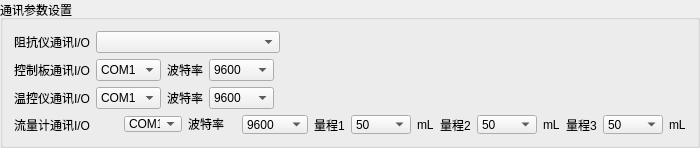
          <widget class="QGroupBox" name="groupBox">
           <property name="title">
            <string>通讯参数设置</string>
           </property>
           <layout class="QVBoxLayout" name="verticalLayout_6">
            <item>
             <layout class="QVBoxLayout" name="verticalLayout_5">
              <item>
               <layout class="QHBoxLayout" name="horizontalLayout_17">
                <item>
                 <widget class="QLabel" name="label_9">
                  <property name="text">
                   <string>阻抗仪通讯I/O</string>
                  </property>
                 </widget>
                </item>
                <item>
                 <widget class="QComboBox" name="com_2400">
                  <property name="minimumSize">
                   <size>
                    <width>184</width>
                    <height>22</height>
                   </size>
                  </property>
                  <property name="maximumSize">
                   <size>
                    <width>184</width>
                    <height>22</height>
                   </size>
                  </property>
                 </widget>
                </item>
                <item>
                 <spacer name="horizontalSpacer_3">
                  <property name="orientation">
                   <enum>Qt::Horizontal</enum>
                  </property>
                  <property name="sizeHint" stdset="0">
                   <size>
                    <width>40</width>
                    <height>20</height>
                   </size>
                  </property>
                 </spacer>
                </item>
               </layout>
              </item>
              <item>
               <layout class="QHBoxLayout" name="horizontalLayout_39">
                <item>
                 <layout class="QHBoxLayout" name="horizontalLayout_15">
                  <item>
                   <widget class="QLabel" name="label_30">
                    <property name="text">
                     <string>控制板通讯I/O</string>
                    </property>
                   </widget>
                  </item>
                  <item>
                   <widget class="QComboBox" name="com_pcb">
                    <item>
                     <property name="text">
                      <string>COM1</string>
                     </property>
                    </item>
                    <item>
                     <property name="text">
                      <string>COM2</string>
                     </property>
                    </item>
                    <item>
                     <property name="text">
                      <string>COM3</string>
                     </property>
                    </item>
                    <item>
                     <property name="text">
                      <string>COM4</string>
                     </property>
                    </item>
                   </widget>
                  </item>
                 </layout>
                </item>
                <item>
                 <layout class="QHBoxLayout" name="horizontalLayout_40">
                  <item>
                   <widget class="QLabel" name="label_31">
                    <property name="maximumSize">
                     <size>
                      <width>50</width>
                      <height>16777215</height>
                     </size>
                    </property>
                    <property name="text">
                     <string>波特率</string>
                    </property>
                   </widget>
                  </item>
                  <item>
                   <widget class="QComboBox" name="baud_pcb">
                    <item>
                     <property name="text">
                      <string>9600</string>
                     </property>
                    </item>
                    <item>
                     <property name="text">
                      <string>19200</string>
                     </property>
                    </item>
                    <item>
                     <property name="text">
                      <string>38400</string>
                     </property>
                    </item>
                   </widget>
                  </item>
                 </layout>
                </item>
                <item>
                 <spacer name="horizontalSpacer_9">
                  <property name="orientation">
                   <enum>Qt::Horizontal</enum>
                  </property>
                  <property name="sizeHint" stdset="0">
                   <size>
                    <width>40</width>
                    <height>20</height>
                   </size>
                  </property>
                 </spacer>
                </item>
               </layout>
              </item>
              <item>
               <layout class="QHBoxLayout" name="horizontalLayout_34">
                <item>
                 <layout class="QHBoxLayout" name="horizontalLayout_12">
                  <item>
                   <widget class="QLabel" name="label">
                    <property name="text">
                     <string>温控仪通讯I/O</string>
                    </property>
                   </widget>
                  </item>
                  <item>
                   <widget class="QComboBox" name="com_518p">
                    <item>
                     <property name="text">
                      <string>COM1</string>
                     </property>
                    </item>
                    <item>
                     <property name="text">
                      <string>COM2</string>
                     </property>
                    </item>
                    <item>
                     <property name="text">
                      <string>COM3</string>
                     </property>
                    </item>
                    <item>
                     <property name="text">
                      <string>COM4</string>
                     </property>
                    </item>
                   </widget>
                  </item>
                 </layout>
                </item>
                <item>
                 <layout class="QHBoxLayout" name="horizontalLayout_11">
                  <item>
                   <widget class="QLabel" name="label_3">
                    <property name="maximumSize">
                     <size>
                      <width>50</width>
                      <height>16777215</height>
                     </size>
                    </property>
                    <property name="text">
                     <string>波特率</string>
                    </property>
                   </widget>
                  </item>
                  <item>
                   <widget class="QComboBox" name="baud_518p">
                    <item>
                     <property name="text">
                      <string>9600</string>
                     </property>
                    </item>
                    <item>
                     <property name="text">
                      <string>19200</string>
                     </property>
                    </item>
                    <item>
                     <property name="text">
                      <string>38400</string>
                     </property>
                    </item>
                   </widget>
                  </item>
                  <item>
                   <spacer name="horizontalSpacer_6">
                    <property name="orientation">
                     <enum>Qt::Horizontal</enum>
                    </property>
                    <property name="sizeHint" stdset="0">
                     <size>
                      <width>40</width>
                      <height>20</height>
                     </size>
                    </property>
                   </spacer>
                  </item>
                 </layout>
                </item>
               </layout>
              </item>
              <item>
               <layout class="QHBoxLayout" name="horizontalLayout_35">
                <item>
                 <layout class="QHBoxLayout" name="horizontalLayout_13">
                  <item>
                   <widget class="QLabel" name="label_2">
                    <property name="minimumSize">
                     <size>
                      <width>104</width>
                      <height>19</height>
                     </size>
                    </property>
                    <property name="maximumSize">
                     <size>
                      <width>104</width>
                      <height>19</height>
                     </size>
                    </property>
                    <property name="text">
                     <string>流量计通讯I/O</string>
                    </property>
                   </widget>
                  </item>
                  <item>
                   <widget class="QComboBox" name="com_flowmeter">
                    <property name="minimumSize">
                     <size>
                      <width>58</width>
                      <height>16</height>
                     </size>
                    </property>
                    <property name="maximumSize">
                     <size>
                      <width>58</width>
                      <height>16</height>
                     </size>
                    </property>
                    <item>
                     <property name="text">
                      <string>COM1</string>
                     </property>
                    </item>
                    <item>
                     <property name="text">
                      <string>COM2</string>
                     </property>
                    </item>
                    <item>
                     <property name="text">
                      <string>COM3</string>
                     </property>
                    </item>
                    <item>
                     <property name="text">
                      <string>COM4</string>
                     </property>
                    </item>
                   </widget>
                  </item>
                 </layout>
                </item>
                <item>
                 <layout class="QHBoxLayout" name="horizontalLayout_14">
                  <item>
                   <widget class="QLabel" name="label_8">
                    <property name="sizePolicy">
                     <sizepolicy hsizetype="Preferred" vsizetype="Preferred">
                      <horstretch>0</horstretch>
                      <verstretch>0</verstretch>
                     </sizepolicy>
                    </property>
                    <property name="minimumSize">
                     <size>
                      <width>48</width>
                      <height>16</height>
                     </size>
                    </property>
                    <property name="maximumSize">
                     <size>
                      <width>48</width>
                      <height>16</height>
                     </size>
                    </property>
                    <property name="text">
                     <string>波特率</string>
                    </property>
                   </widget>
                  </item>
                  <item>
                   <widget class="QComboBox" name="baud_flowmeter">
                    <property name="minimumSize">
                     <size>
                      <width>66</width>
                      <height>19</height>
                     </size>
                    </property>
                    <property name="maximumSize">
                     <size>
                      <width>66</width>
                      <height>19</height>
                     </size>
                    </property>
                    <item>
                     <property name="text">
                      <string>9600</string>
                     </property>
                    </item>
                    <item>
                     <property name="text">
                      <string>19200</string>
                     </property>
                    </item>
                    <item>
                     <property name="text">
                      <string>38400</string>
                     </property>
                    </item>
                   </widget>
                  </item>
                 </layout>
                </item>
                <item>
                 <layout class="QHBoxLayout" name="horizontalLayout_36">
                  <item>
                   <widget class="QLabel" name="label_27">
                    <property name="text">
                     <string>量程1</string>
                    </property>
                   </widget>
                  </item>
                  <item>
                   <widget class="QComboBox" name="databit_flowmeter">
                    <property name="minimumSize">
                     <size>
                      <width>60</width>
                      <height>19</height>
                     </size>
                    </property>
                    <property name="maximumSize">
                     <size>
                      <width>60</width>
                      <height>19</height>
                     </size>
                    </property>
                    <item>
                     <property name="text">
                      <string>50</string>
                     </property>
                    </item>
                    <item>
                     <property name="text">
                      <string>500</string>
                     </property>
                    </item>
                    <item>
                     <property name="text">
                      <string>2000</string>
                     </property>
                    </item>
                   </widget>
                  </item>
                  <item>
                   <widget class="QLabel" name="label_6">
                    <property name="text">
                     <string>mL</string>
                    </property>
                   </widget>
                  </item>
                 </layout>
                </item>
                <item>
                 <layout class="QHBoxLayout" name="horizontalLayout_37">
                  <item>
                   <widget class="QLabel" name="label_28">
                    <property name="text">
                     <string>量程2</string>
                    </property>
                   </widget>
                  </item>
                  <item>
                   <widget class="QComboBox" name="stopbit_flowmeter">
                    <property name="minimumSize">
                     <size>
                      <width>60</width>
                      <height>19</height>
                     </size>
                    </property>
                    <property name="maximumSize">
                     <size>
                      <width>60</width>
                      <height>19</height>
                     </size>
                    </property>
                    <item>
                     <property name="text">
                      <string>50</string>
                     </property>
                    </item>
                    <item>
                     <property name="text">
                      <string>500</string>
                     </property>
                    </item>
                    <item>
                     <property name="text">
                      <string>2000</string>
                     </property>
                    </item>
                   </widget>
                  </item>
                  <item>
                   <widget class="QLabel" name="label_7">
                    <property name="text">
                     <string>mL</string>
                    </property>
                   </widget>
                  </item>
                 </layout>
                </item>
                <item>
                 <layout class="QHBoxLayout" name="horizontalLayout_38">
                  <item>
                   <widget class="QLabel" name="label_29">
                    <property name="text">
                     <string>量程3</string>
                    </property>
                   </widget>
                  </item>
                  <item>
                   <widget class="QComboBox" name="parity_flowmeter">
                    <property name="minimumSize">
                     <size>
                      <width>60</width>
                      <height>19</height>
                     </size>
                    </property>
                    <property name="maximumSize">
                     <size>
                      <width>60</width>
                      <height>19</height>
                     </size>
                    </property>
                    <item>
                     <property name="text">
                      <string>50</string>
                     </property>
                    </item>
                    <item>
                     <property name="text">
                      <string>500</string>
                     </property>
                    </item>
                    <item>
                     <property name="text">
                      <string>2000</string>
                     </property>
                    </item>
                   </widget>
                  </item>
                  <item>
                   <widget class="QLabel" name="label_25">
                    <property name="text">
                     <string>mL</string>
                    </property>
                   </widget>
                  </item>
                 </layout>
                </item>
               </layout>
              </item>
             </layout>
            </item>
           </layout>
          </widget>
